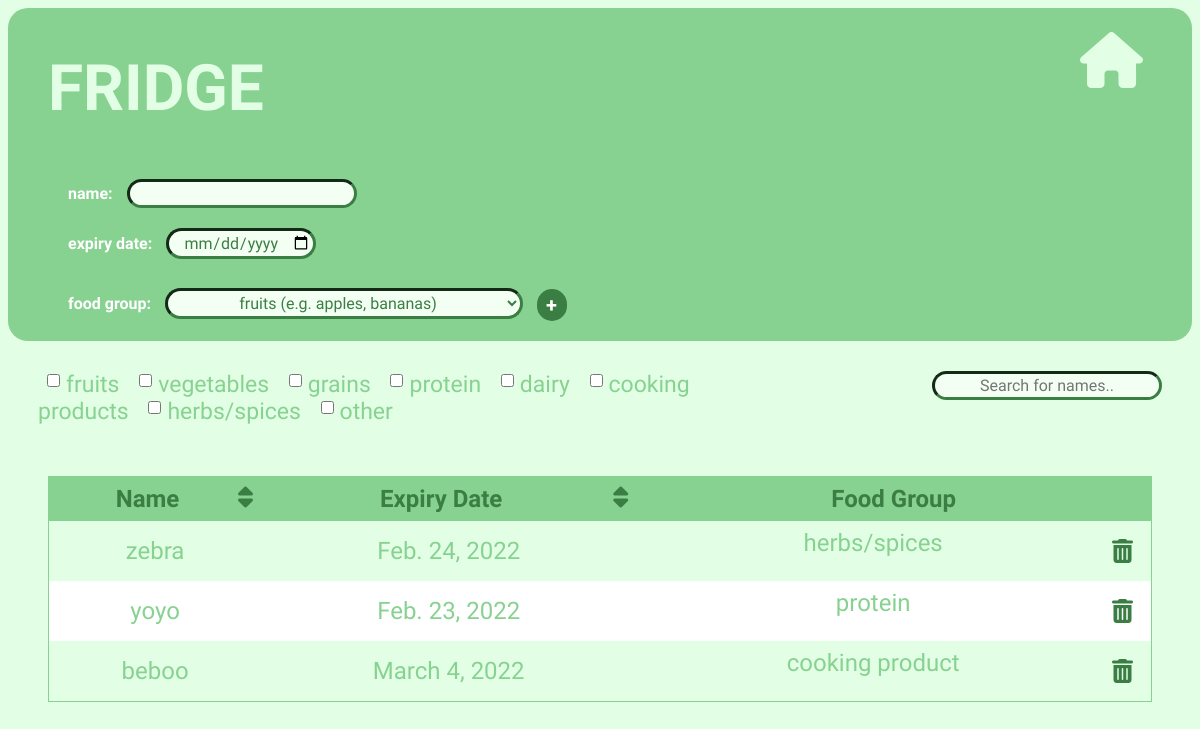
/fridge/, run on the app's committed database.
### base/models.py (models this page shows, shortened)
class FoodItem(models.Model):
    name = models.TextField(null=True, blank=False)
    expiry_date = models.DateField(null=True, blank=False)
    food_group = models.TextField(choices=FOOD_GROUPS, default="other")
    @property
    def is_expired(self):
        return self.expiry_date <= date.today()
    @property
    def is_expiring_soon(self):
        return self.expiry_date <= date.today() + timedelta(days=5)

### base/views.py (the view, shortened to what this page needs)
# urls.py: path('fridge/', FridgeHome.as_view(), name='fridge'),
class FridgeHome(TemplateView):
    model = FoodItem
    template_name = "base/fridge_home.html"
    def get_context_data(self, **kwargs):
        context = super(FridgeHome, self).get_context_data(**kwargs)
        context['food_items'] = FoodItem.objects.all()
        return context

### base/templates/base/fridge_home.html (shortened to what this page needs)
{% load static %}
<!DOCTYPE html>
<html lang="en">
<head>
    <link rel="stylesheet" type="text/css" href="{% static 'fridge_style.css' %}?{% now "U" %}">
</head>
<body>
    <div class="header">
        <div id="input-column">
        <h1 id="fridge">FRIDGE</h1>
                <form method="POST">
                    <div id="input">
                        <label for="name">name:</label>
                        <input id="name" name="name" required>
                    </div>
                    <div id="input">
                        <label for="expiry">expiry date:</label>
                        <input type="date" id="expiry" name="expiry" required>
                    </div>
                    <div id="input">
                        <label for="food_group">food group:</label>
                        <select name="food_group" id="food_group" required>
                            <option value="fruits">fruits (e.g. apples, bananas)</option>
                        </select>
                        <button type="submit" id="add" name="add_button">+</button>
                    </div>
                </form>
            </div>
        <div class="home-button"><a href="{% url 'main' %}" ><i class="fa fa-home fa-3x" aria-hidden="true"></i></a></div>
    </div>
    <div class="row" id="food-groups">
        <div class="cell" id="checkboxes">
            <label><input type="checkbox" name="food-group" value="fruits" id="fruits" onclick="check();"><span>fruits</span></label>
            <label><input type="checkbox" name="food-group" value="vegetables" id="vegetables" onclick="check();"><span>vegetables</span></label>
            <label><input type="checkbox" name="food-group" value="grains" id="grains" onclick="check();"><span>grains</span></label>
            <label><input type="checkbox" name="food-group" value="protein" id="protein" onclick="check();"><span>protein</span></label>
            <label><input type="checkbox" name="food-group" value="dairy" id="dairy" onclick="check();"><span>dairy</span></label>
            <label><input type="checkbox" name="food-group" value="cooking product" id="cooking product" onclick="check();"><span>cooking products</span></label>
            <label><input type="checkbox" name="food-group" value="herbs/spices" id="herbs/spices" onclick="check();"><span>herbs/spices</span></label>
            <label><input type="checkbox" name="food-group" value="other" id="other" onclick="check();"><span>other</span></label>
        </div>
        <div class="cell">
            <input type="text" id="search_input" onkeyup="myFunction()" placeholder="Search for names..">
        </div>
    </div>
    <div class="row">
        <table id="fridge-table">
        <thead>
            <tr>
                <th>
                    Name
                    <span onclick="sortByName()"><i class="fas fa-sort"></i></span>
                </th>
                <th>
                    Expiry Date
                    <span onclick="sortByDate()"><i class="fas fa-sort"></i></span>
                </th>
                <th>Food Group</th>
            </tr>
        </thead>
        <tbody>
        {% for item in food_items %}
            <tr class="food_item {{ item.name }} {{ item.food_group }}">
                <td class="name">{{ item.name }}</td>
                <td class="expiry date">
                    {% if item.is_expired %}
                        <p>EXPIRED</p>
                    {% elif item.is_expiring_soon %}
                        <p>{{ item.expiry_date }}</p>
                    {% else %}
                        {{ item.expiry_date }}
                    {% endif %}
                </td>
                <td class="food-group">
                    {{ item.food_group }}
                    <a href="{% url 'fridge-update' item.id %}"><i class="fa fa-trash" aria-hidden="true"></i></a>
                </td>
            </tr>
        {% endfor %}
        </tbody>
        </table>
    </div>
</body>
</html>

### base/static/fridge_style.css (style rules this page uses)
body { font-family: 'Questrial', sans-serif; background-color: var(--light-green); color: var(--medium-green); }
.row { display:flex; justify-content:flex-start; align-items:stretch; flex-wrap:nowrap; padding: 0 5vh; }
.cell { min-height:75px; flex-basis: 100%; }
h1 { font-family: 'Baloo 2'; font-size: 8vh; color: var(--light-green); display: flex; }
.home-button { float: right; }
.home-button i { color: var(--light-green); margin-right: 25px; font-size: 7vh; padding: 3vh; }
.header { display:flex; justify-content: space-between; align-items: flex-start; background-color: var(--medium-green); border-radius: 20px; }
#checkboxes { flex-basis: 200%; flex-wrap: wrap; color: var(--medium-green); font-size: 23px; }
#food-groups { padding-top: 10px; padding: 30px; }
input[type="checkbox"] { position: absolute; }
#food-groups label { padding: 5px; }
#food-groups span { margin-left: 1em; }
input#search_input { float: right; }
#input label { padding: 10px; color: white; font-weight: 700; font-size: 1em; }
input, select, option { border-radius: 25px; border: 3px inset var(--dark-green); font-family: 'Baloo 2'; text-align: center; background-color: rgb(244, 255, 244); color: var(--dark-green); padding: 2px; font-size: 1em; }
#input-column { float: left; padding: 0 5vh; display: flex; flex-direction: column; }
#input { padding: 10px; }
button { margin: 10px; background-color: var(--medium-green); font-family: 'Baloo 2'; border: solid transparent; border-radius: 20px; box-sizing: border-box; color: #FFFFFF; cursor: pointer; font-size: 20px; font-weight: 700; letter-spacing: .8px; overflow: visible; text-align: center; cursor: pointer; vertical-align: middle; white-space: nowrap; }
#add { background-color: var(--dark-green); font-size: 20px; }
table { font-size: 3vh; border: 1px solid; border-collapse: collapse; width: 100%; }
th { color: var(--dark-green); background-color: var(--medium-green); text-align: center; padding: 8px; }
th i { float: right; cursor: pointer; }
td { text-align: center; padding: 8px; }
tr:nth-child(even) { background-color: white }
.food-group i { float: right; color: var(--dark-green); padding: 10px; }

### base/static/base.css (style rules this page uses)
:root { --light-green: rgb(226, 255, 229); --medium-green: rgb(136, 210, 145); --dark-green: rgb(59, 126, 67); }
html { scroll-behavior: smooth; }
body { overflow: overlay; }

### data on the page
FoodItem: name "zebra", expiry_date "Feb. 24, 2022", food_group "herbs/spices"
FoodItem: name "yoyo", expiry_date "Feb. 23, 2022", food_group "protein"
FoodItem: name "beboo", expiry_date "March 4, 2022", food_group "cooking product"
